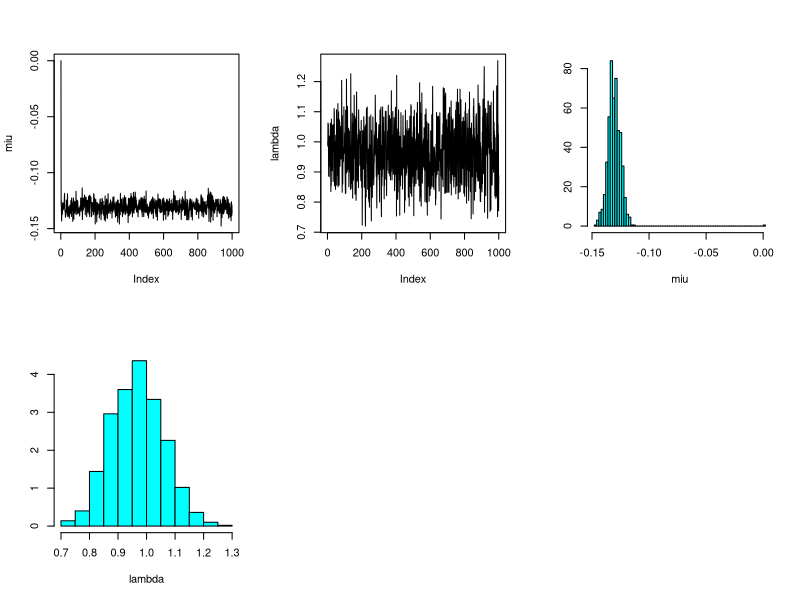

The R source for this figure:
gammasim<-function(a,b,n){
  rgamma(n,a,b)
}
normalsim<-function(m,v,n){
  rnorm(n,m,v)
}
niter <- 1000
n <- 200
alpha <- 1
beta <- 2
tao <- 1
miu0 <- 0
#Initiliaze miu & Lmabda to 0 & 1 resp, hence X ~ N(0,1)
miu1 <- rep(0,niter) 
lambda1 <- rep(1,niter)
#set.seed(123)
x <- rnorm(n,miu1,lambda1) # Get n random numbers with mean = 0 & Var = 1

for (j in 2:niter) {
  miu_new <- normalsim((tao*miu0 + n*lambda1[j-1]*mean(x))/(tao + n*lambda1[j-1]) , 1/(tao + n*lambda1[j-1]), 1)
  lambda_new <- gammasim(alpha + n/2,beta + 1/2*sum((x - miu1[j-1])^2),1)
  miu1[j] <- miu_new
  lambda1[j] <- lambda_new
}
# Plot the sample now 
par(mfrow=c(2,3))
plot(miu1,ylab="miu", type="l") 
plot(lambda1,ylab="lambda", type="l")
mean(miu1)
mean(lambda1)
library(MASS)
#Plot histograms of miu & lambda 
truehist(miu1, xlab = "miu")
truehist(lambda1, xlab = "lambda")
#Var(Lambda|X)
var(lambda1)